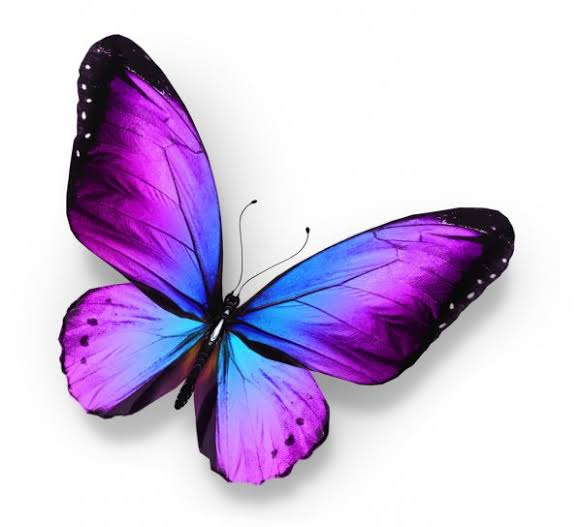
#> input picture butterfly.jpeg, 582 x 527 px
$ python k_means.py
#> lines starting #> are read from the running program, lines starting #| are printed output that depends on the picture
import numpy as np
import cv2
import matplotlib.pyplot as plt


img = cv2.imread("butterfly.jpeg")
#> img is the input picture: shape (527, 582, 3); mean B, G, R 222.6, 191.3, 207.5
img_copy= np.copy(img)
img_copy = cv2.cvtColor(img_copy, cv2.COLOR_BGR2RGB)
#plt.imshow(img_copy)


#Rehape to 2D array of pixel values and 3 color values
pixel_val = img_copy.reshape((-1, 3))

#convert to float type
pixel_val = np.float32(pixel_val)

#Now perform k means
k =8;

#decide criteria to converg
criteria = (cv2.TERM_CRITERIA_EPS + cv2.TERM_CRITERIA_MAX_ITER, 100, 1.0  )

retval, labels, centers = cv2.kmeans(pixel_val, k, None, criteria, 10, cv2.KMEANS_RANDOM_CENTERS)
#> retval = 179259965.5; centers = [[157.2, 139.6, 250], [193.3, 191.7, 193.8], [70.73, 122.6, 236.9], [157.6, 31.3, 196.4], [252.5, 252.4, 252.5], [87.52, 22.48, 109.9], [207, 89.76, 246.3], [31.28, 14.93, 36.42]]

#Display the image with labels we get

#convert data to 8-bit values
centers = np.uint(centers)
#> centers = [[157, 139, 250], [193, 191, 193], [70, 122, 236], [157, 31, 196], [252, 252, 252], [87, 22, 109], [207, 89, 246], [31, 14, 36]]
segmented_data = centers[labels.flatten()]

#Reshape data to origimal img dimentions
segmented_img = segmented_data.reshape((img_copy.shape))
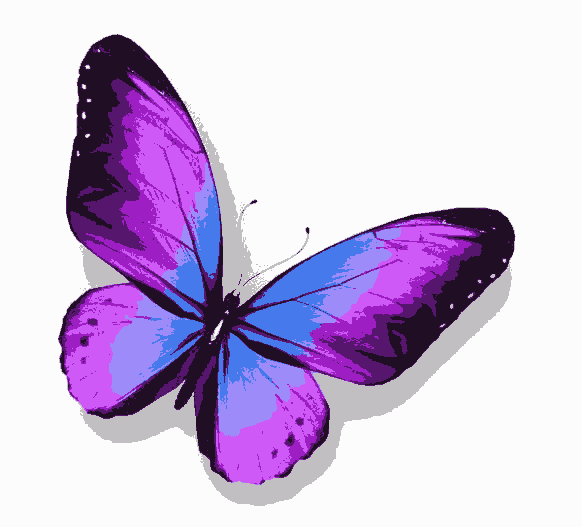
#> segmented_img: shape (527, 582, 3) uint64; mean R, G, B 207.3, 191, 222.3
labels_reshape = labels.reshape(img_copy.shape[0], img_copy.shape[1])
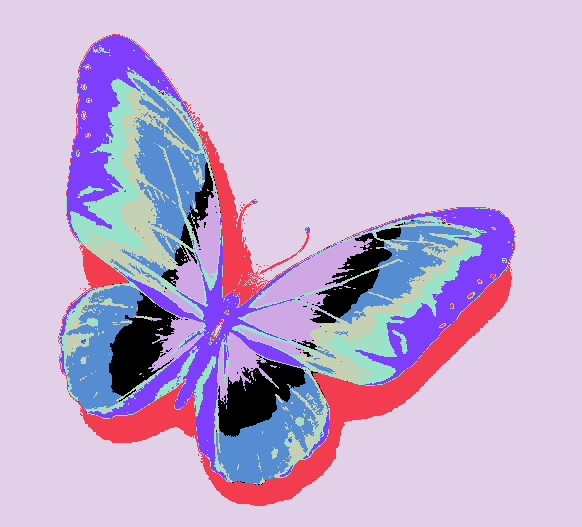
#> labels_reshape: shape (527, 582) int32; 8 distinct labels, from 0 to 7; one colour per label, 0 black

plt.imshow(segmented_img)
